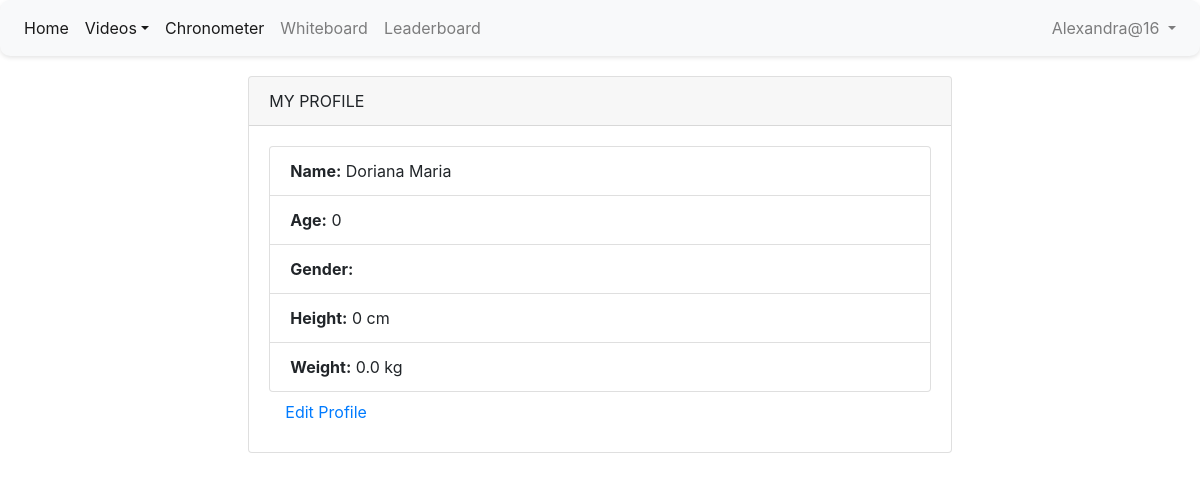
Page /profile-details/4/ (signed in) on the committed database.
### crossfit/models.py (models this page shows, shortened)
class Profile(AbstractUser):
    gender = models.CharField(max_length=20)
    age = models.IntegerField(default=0)
    height = models.IntegerField(default=0)
    weight = models.FloatField(default=0)

### crossfit/views.py (the view)
# urls.py: path('profile-details/<int:pk>/', ProfileDetailView.as_view(), name='profile-details'),
class ProfileDetailView(LoginRequiredMixin, DetailView):
    model = Profile
    template_name = 'profiledetails.html'
    context_object_name = 'profile'

### templates/profiledetails.html (shortened to what this page needs)
{% extends 'base.html' %}
{% block content %}
<div class="card-body">
    <div class="row justify-content-center">
        <div class="col-md-8">
            <div class="card" style="background: #fff">
                <div class="card-header">MY PROFILE</div>
                <div class="card-body">
                    <ul class="list-group">
                        <li class="list-group-item"><strong>Name:</strong> {{ profile.first_name }} {{ profile.last_name }}</li>
                        <li class="list-group-item"><strong>Age:</strong> {{ profile.age }}</li>
                        <li class="list-group-item"><strong>Gender:</strong> {{ profile.gender }}</li>
                        <li class="list-group-item"><strong>Height:</strong> {{ profile.height }} cm</li>
                        <li class="list-group-item"><strong>Weight:</strong> {{ profile.weight }} kg</li>
                    </ul>
                    <a class="nav-link" href="{% url 'profile-update' pk=request.user.pk %}">Edit Profile</a>
                </div>
            </div>
        </div>
    </div>
</div>
{% endblock %}

### templates/navbar.html (shortened to what this page needs)
<nav class="navbar navbar-expand-lg navbar-light bg-light">
    <div class="collapse navbar-collapse" id="navbarNav">
        <ul class="navbar-nav mr-auto">
            <li class="nav-item active">
                <a class="nav-link" href="{% url 'home' %}">Home</a>
            </li>
            <li class="nav-item active">
                <a class="nav-link dropdown-toggle" href="#" id="navbarDropdownMenuLink" role="button"
                   data-toggle="dropdown" aria-haspopup="true" aria-expanded="false">Videos</a>
            </li>
            <li class="nav-item active">
                <a class="nav-link" href={% url 'chronometer' %}>Chronometer</a>
            </li>
            {% if request.user.is_authenticated %}
                <li class="nav-item">
                    <a class="nav-link" href="{% url 'workout_list' %}">Whiteboard</a>
                </li>
                <li class="nav-item">
                    <a class="nav-link" href="{% url 'leaderboard' %}">Leaderboard</a>
                </li>
            {% endif %}
        </ul>
        <ul class="navbar-nav">
            {% if request.user.is_authenticated %}
                <li class="nav-item dropdown">
                    <a class="nav-link dropdown-toggle" href="#" id="navbarDropdownMenuLink" role="button"
                       data-toggle="dropdown" aria-haspopup="true" aria-expanded="false">
                        {{ request.user.username }}
                    </a>
                </li>
            {% endif %}
        </ul>
    </div>
</nav>

### templates/navbar.html (style rules this page uses)
.navbar { background-color: #fff; box-shadow: 0 2px 4px rgba(0, 0, 0, 0.1); border-radius: 10px; }
.navbar-nav .nav-link { color: #000; position: relative; }
.navbar-nav .nav-link:before { content: ''; position: absolute; bottom: -2px; left: 0; width: 0; height: 2px; background-color: yellowgreen; transition: width 0.3s ease; }

### rows in the picture
Profile: user.username "Alexandra@16"
Profile: first_name "Doriana", last_name "Maria", age "0", height "0", weight "0.0"
